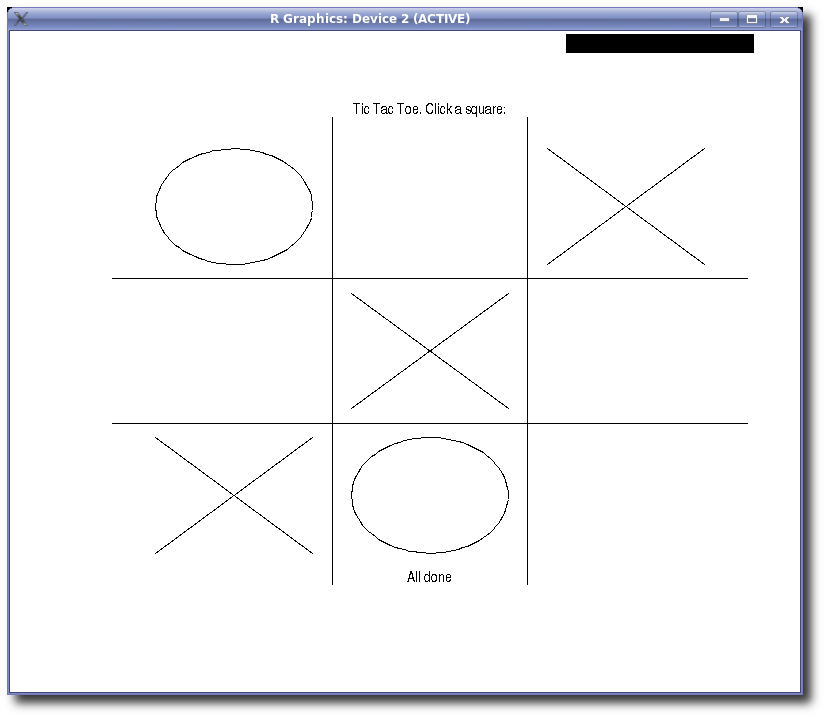

This chart was generated by the following R code:
`board` <-
c(0, 0, 0, 0, 0, 0, 0, 0, 0)
`layoutBoard` <-
function () 
{
    plot.new()
    plot.window(xlim = c(1, 4), ylim = c(1, 4))
    abline(v = 2:3)
    abline(h = 2:3)
    mtext("Tic Tac Toe. Click a square:")
}
`drawMove` <-
function (z, type = "x") 
{
    i <- max(1, min(3, z[1]))
    j <- max(1, min(3, z[2]))
    if (type == "x") {
        lines(i + c(0.1, 0.9), j + c(0.1, 0.9))
        lines(i + c(0.1, 0.9), j + c(0.9, 0.1))
    }
    else {
        theta <- seq(0, 2 * pi, length = 100)
        lines(i + 1/2 + 0.4 * cos(theta), j + 1/2 + 0.4 * sin(theta))
    }
}
`isFinished` <-
function () 
{
    if (sum(abs(board)) >= 9) 
        return(TRUE)
    m = matrix(1:9, nrow = 3)
    ways = list(m[, 1], m[, 2], m[, 3], m[1, ], m[2, ], m[3, 
        ], diag(m), diag(apply(m, 2, rev)))
    sums = sapply(ways, function(i) abs(sum(board[i])))
    if (any(sums == 3)) 
        return(TRUE)
    return(FALSE)
}
`doComputerMove` <-
function () 
{
    newMove <- sample(which(board == 0), 1)
    board[newMove] <<- -1
    z <- c((newMove - 1)%%3, (newMove - 1)%/%3) + 1
    drawMove(z, "o")
}
`doPlay` <-
function () 
{
    iloc <- locator(n = 1, type = "n")
    clickHandler(iloc)
}
`clickHandler` <-
function (iloc) 
{
    if (is.null(iloc)) 
        stop("Game terminated early")
    move <- floor(unlist(iloc))
    drawMove(move, "x")
    board[3 * (move[2] - 1) + move[1]] <<- 1
    if (!isFinished()) 
        doComputerMove()
    if (!isFinished()) 
        doPlay()
}
`playGame` <-
function () 
{
    layoutBoard()
    doPlay()
    mtext("All done\n", 1)
}
